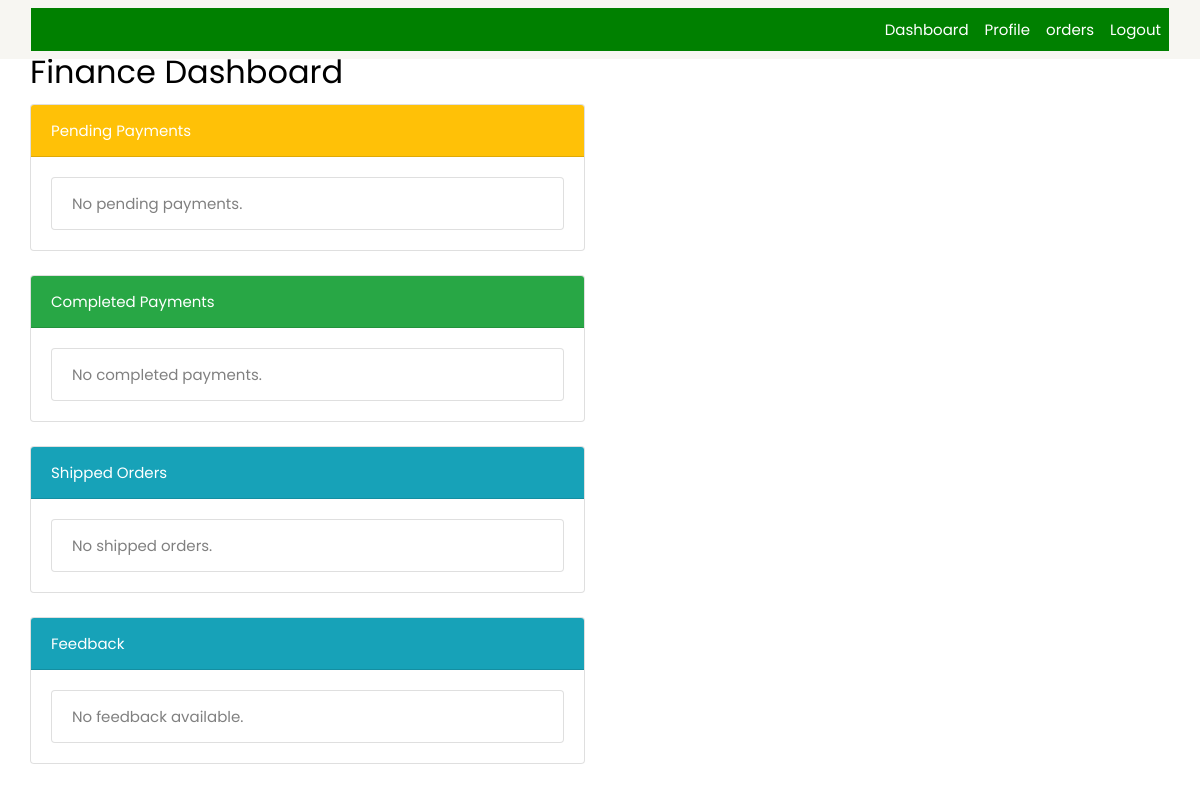
The app's page /finance/, older data.
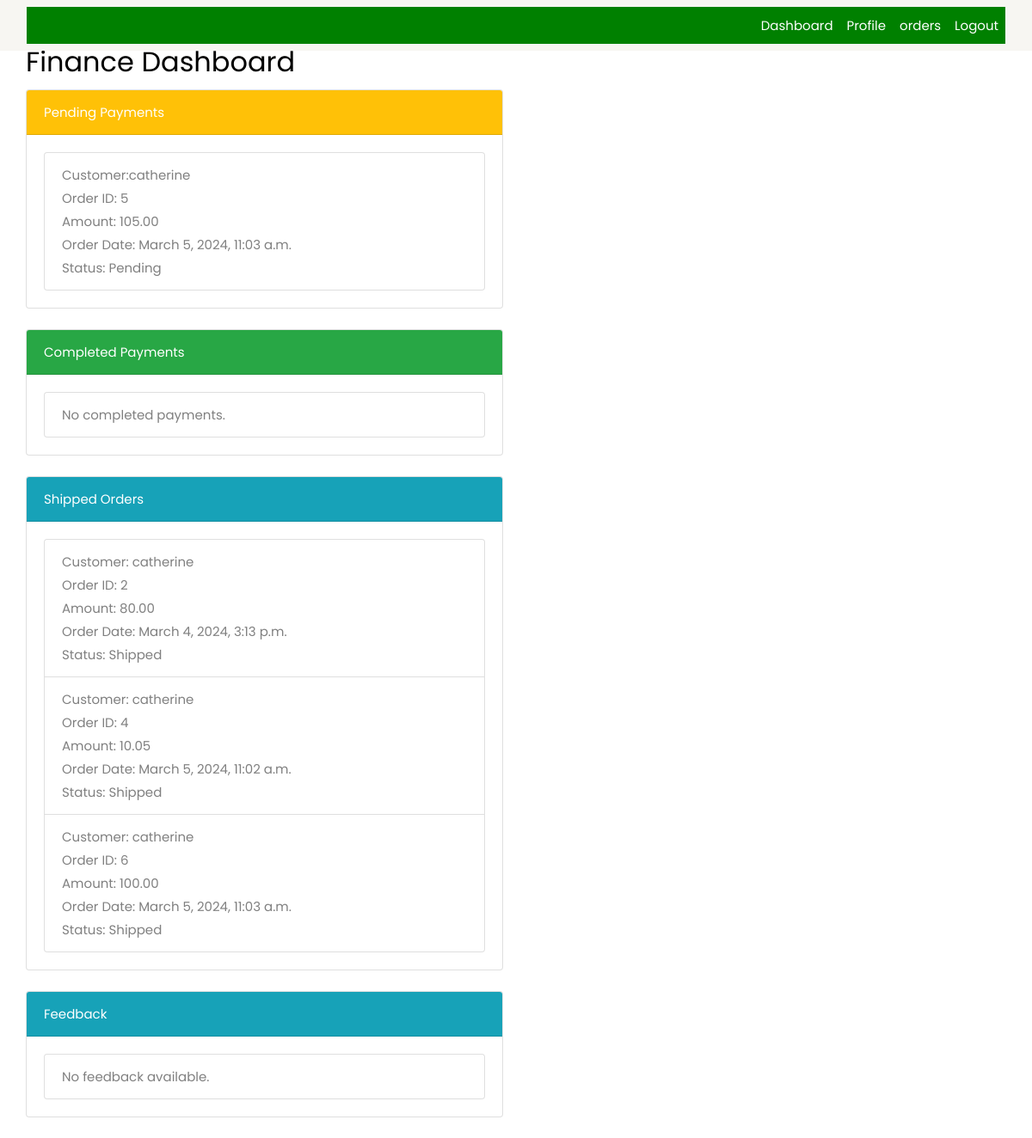
The same page, newer data.
### core/models.py (models this page shows)
class CartOrder(models.Model):
    user=models.ForeignKey(CustomerUserRole, on_delete=models.CASCADE)
    price = models.DecimalField(max_digits=10, decimal_places=2, default=10.0)
    payment_status=models.BooleanField(default=False)
    order_date=models.DateTimeField(auto_now_add=True)
    order_status = models.CharField(choices=STATUS_CHOICES, max_length=30, default='pending')
    class Meta:
        verbose_name_plural='Cart Orders'

### userauths/models.py (models this page shows)
class User(AbstractUser):
    email = models.EmailField(unique=True)
    bio = models.CharField(max_length=400, default='My Bio', null=True)
    full_name = models.CharField(max_length=60, default=None, null=True)
    verified = models.BooleanField(default=False)
    phone = models.CharField(max_length=10, null=True, blank=True, default=None)
    image = models.ImageField(upload_to='image', default='https://i0.wp.com/digitalhealthskills.com/wp-content/uploads/2022/11/3da39-no-user-image-icon-27.png?fit=500%2C500&ssl=1')
    USERNAME_FIELD = 'email'
    REQUIRED_FIELDS = ['username']
    def __str__(self):
        return self.username

### finance/views.py (the view)
# urls.py: path('', DashboardTemplateView.as_view(), name='dashboard'),
class DashboardTemplateView(TemplateView):
    template_name='finance_pages/dashboard.html'
    def get_context_data(self, **kwargs) -> dict[str, ]:
        context = super().get_context_data(**kwargs)
        context['pending_orders']=CartOrder.objects.filter(order_status='pending')
        context['completed_orders']=CartOrder.objects.filter(order_status='completed')
        context['shipped_orders']=CartOrder.objects.filter(order_status='shipped')
        context["latest_feedback"] = Feedback.objects.all().order_by('-id')[:4]
        return context

### core/context_processors.py (called while the page is built, shortened)
def default(request):
    categories = Category.objects.all()
    address = None
    name=request.user.username
    return {
        'categories': categories,
        'address': address,
        'name':name
    }

### templates/finance_pages/dashboard.html (shortened to what the changed rows need)
{% extends 'finance_pages/base.html' %}
{% block content %}
    <div class="container-fluid">
        <h2 class="mt-4 mx-auto">Finance Dashboard</h2>
        <div class="row">
            <div class="col-lg-6">
                <div class="card mb-4">
                    <div class="card-body">
                        <ul class="list-group">
                            {% for order in pending_orders %}
                            <li class="list-group-item">
                                Customer:{{ order.user}}<br>
                                Order ID: {{ order.id }}<br>
                                Amount: {{ order.price }}<br>
                                Order Date: {{ order.order_date }}<br>
                                Status: Pending
                            </li>
                            {% empty %}
                            <li class="list-group-item">No pending payments.</li>
                            {% endfor %}
                        </ul>
                    </div>
                </div>
            </div>
        </div>
        <div class="row">
            <div class="col-lg-6">
                <div class="card mb-4">
                    <div class="card-body">
                        <ul class="list-group">
                            {% for order in shipped_orders %}
                            <li class="list-group-item">
                                Customer: {{ order.user}}<br>
                                Order ID: {{ order.id }}<br>
                                Amount: {{ order.price }}<br>
                                Order Date: {{ order.order_date }}<br>
                                Status: Shipped
                            </li>
                            {% empty %}
                            <li class="list-group-item">No shipped orders.</li>
                            {% endfor %}
                        </ul>
                    </div>
                </div>
            </div>
        </div>
    </div>
{% endblock %}

Row changes from the older to the newer data that the page shows:
added CartOrder: user "catherine", id "5", price "105.00", order_date "March 5, 2024, 11:03 a.m.", shown under "Finance Dashboard"
added CartOrder: user "catherine", id "2", price "80.00", order_date "March 4, 2024, 3:13 p.m."
added CartOrder: user "catherine", id "4", price "10.05", order_date "March 5, 2024, 11:02 a.m."
added CartOrder: user "catherine", id "6", price "100.00", order_date "March 5, 2024, 11:03 a.m."
Text that changed along with them:
text no longer shown: "No pending payments. No shipped orders."
